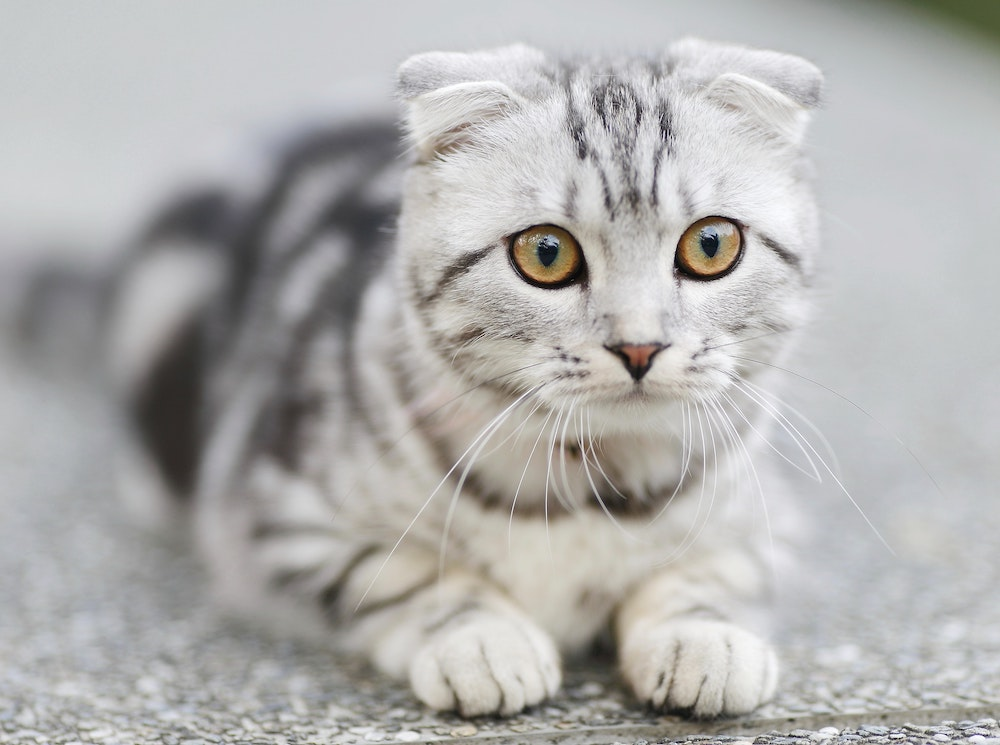
#> input picture Day7/images/cat1.jpg, 1000 x 745 px
$ python day7_image_tool.py
#> lines starting #> are read from the running program, lines starting #| are printed output that depends on the picture
"""
OpenCV 28天学习计划 — Day7：第一周综合复盘（简易图片工具）

【项目介绍】
本项目是 OpenCV 28 天系统学习计划，按天练习工业视觉常用技能。
Day7 学习目标：整合第一周已学 API，独立完成简易图片处理流程。

本脚本串联第一周核心操作，对单张图片依次完成：
  读取 → ROI 裁剪 → 缩放 → 翻转 → 保存

【重点算子】

本周无新增算子。本工具整合 Day1~Day6 已学操作：

1. ROI 裁剪（Day2）
   img[y1:y2, x1:x2] — 按行列范围截取局部区域

2. cv2.resize（Day4）
   按比例或指定尺寸缩放图像，缩小时常用 cv2.INTER_AREA

3. cv2.flip（Day4）
   flipCode=1 左右镜像，flipCode=0 上下镜像

处理流程中 imread / imshow / imwrite 等常用算子见代码行内注释。
"""

import os

import cv2

# 当前脚本所在目录，用于拼接相对路径
SCRIPT_DIR = os.path.dirname(os.path.abspath(__file__))
# 输入图片路径
PATH_IMG = os.path.join(SCRIPT_DIR, "images", "cat1.jpg")
# 工具处理结果保存路径
PATH_OUT = os.path.join(SCRIPT_DIR, "output", "day7_result.jpg")

# 缩放比例（宽、高均缩小为原来的 50%）
RESIZE_SCALE = 0.5

# 读取本地图片（cv2.imread）
img = cv2.imread(PATH_IMG)
#> img is the input picture: shape (745, 1000, 3); mean B, G, R 174.3, 175.6, 176.4
height, width = img.shape[:2]
#> height = 745; width = 1000
print(f"原图尺寸：高={height}, 宽={width}")
#| 原图尺寸：高=745, 宽=1000

# 步骤1：ROI 裁剪（取图像中心区域）
y1, y2 = height // 4, height * 3 // 4
#> y1 = 186; y2 = 558
x1, x2 = width // 4, width * 3 // 4
#> x1 = 250; x2 = 750
img = img[y1:y2, x1:x2]
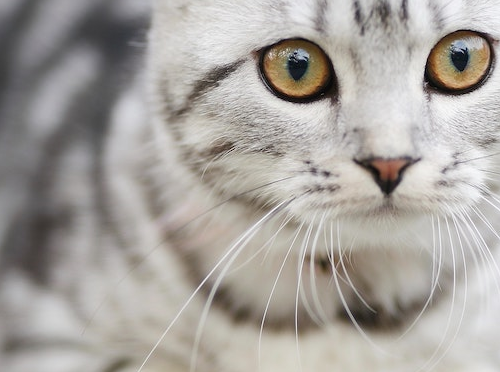
#> img: shape (372, 500, 3); mean B, G, R 157.7, 162.6, 167.1
print(f"裁剪后：高={img.shape[0]}, 宽={img.shape[1]}")
#| 裁剪后：高=372, 宽=500

# 步骤2：按比例缩放（cv2.resize）
img = cv2.resize(img, None, fx=RESIZE_SCALE, fy=RESIZE_SCALE,
                 interpolation=cv2.INTER_AREA)
#> img: shape (186, 250, 3)
print(f"缩放后：高={img.shape[0]}, 宽={img.shape[1]}")
#| 缩放后：高=186, 宽=250

# 步骤3：左右翻转（cv2.flip，flipCode=1）
img = cv2.flip(img, 1)
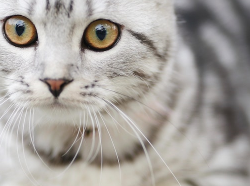
#> img: shape (186, 250, 3); mean B, G, R 157.8, 162.7, 167.3

# 确保 output 目录存在并保存结果（cv2.imwrite）
os.makedirs(os.path.join(SCRIPT_DIR, "output"), exist_ok=True)
cv2.imwrite(PATH_OUT, img)

# 显示处理结果，按任意键关闭（imshow / waitKey / destroyAllWindows）
cv2.imshow("Day7 - Image Tool Result", img)
cv2.waitKey(0)
cv2.destroyAllWindows()

print(f"处理完成，已保存：{PATH_OUT}")
